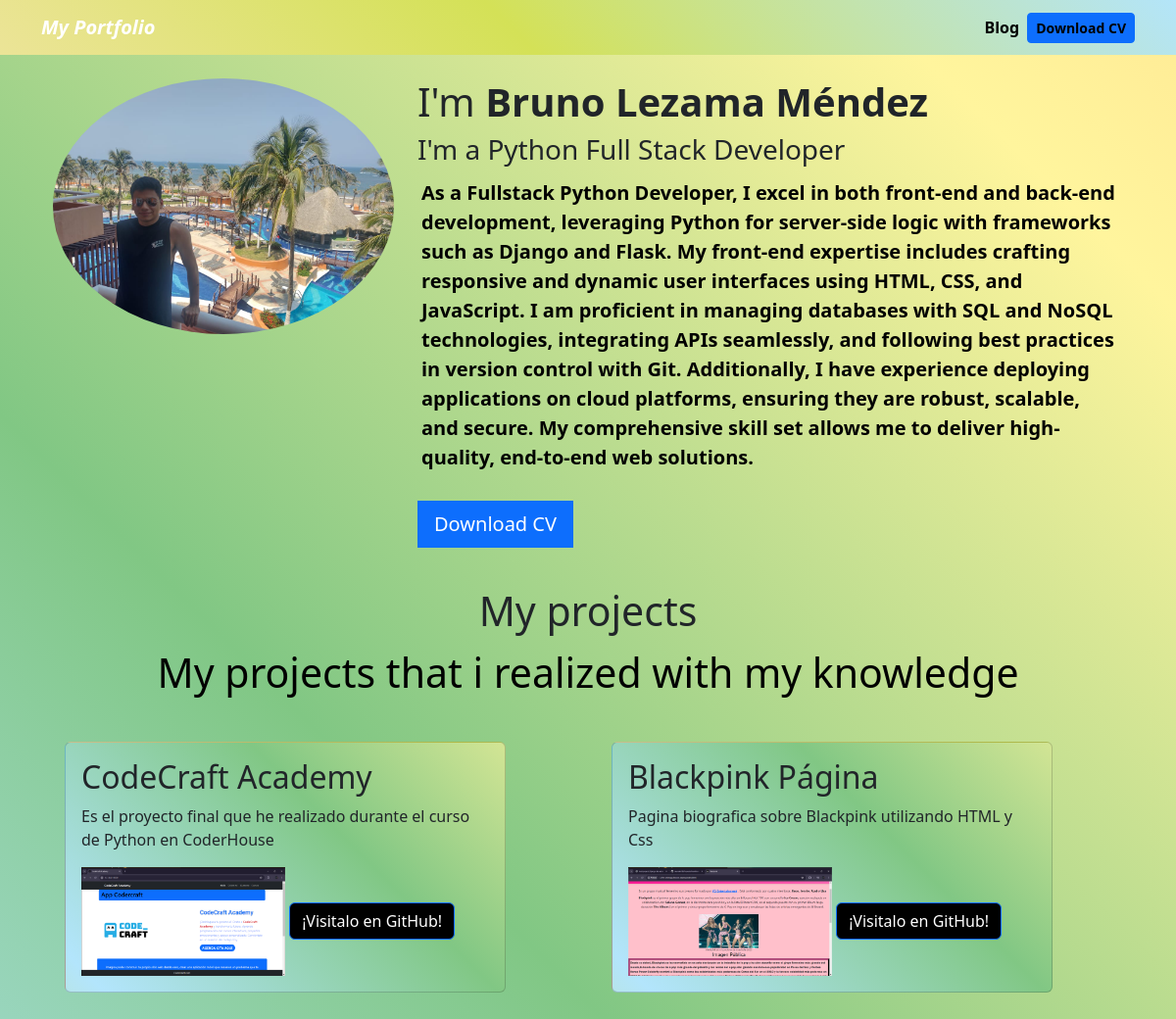
The page / on the database its author committed.
### portafolio/models.py (models this page shows)
class Project(models.Model):
    titulo = models.CharField(max_length=100,)
    descripcion = models.CharField(max_length=250)
    image = models.ImageField(upload_to='portafolio/images/')
    url = models.URLField(blank=True)

### portafolio/views.py (the view)
# urls.py: 2. Add a URL to urlpatterns:  path('', views.home, name='home')
def home(request):
    projects = Project.objects.all()
    return render(request,"home.html",{"projects":projects})

### portafolio/templates/home.html
{% extends 'layout.html' %}
{% block content %}
{% load static %}
    <header class="row">
        <div class="col-md-4">
        <img src="{% static 'portfolio/yo_enlaplaya.jpg' %}" class="img-fluid rounded-circle">
        </div>
        <div class="col-md-8">
            <h1 class="text-dark">I'm<strong> Bruno Lezama Méndez</strong></h1>
            <h3 class="text-dark">I'm a Python Full Stack Developer </h3>
            <p class="descripcion">As a Fullstack Python Developer, I excel in both front-end and back-end development, leveraging Python for server-side logic with frameworks such as Django and Flask. My front-end expertise includes crafting responsive and dynamic user interfaces using HTML, CSS, and JavaScript. I am proficient in managing databases with SQL and NoSQL technologies, integrating APIs seamlessly, and following best practices in version control with Git. Additionally, I have experience deploying applications on cloud platforms, ensuring they are robust, scalable, and secure. My comprehensive skill set allows me to deliver high-quality, end-to-end web solutions.</p>
            <a href="{% static 'portfolio/Bruno_LezamaMéndez_CV.pdf' %}" class="btn btn-primary btn-lg rounded-0 my-3">Download CV</a>
        </div>
    </header>
    <div class="row my-4 textcenter">
        <h3 class="text-dark titulo">My projects</h3>
        <p class="projects">My projects that i realized with my knowledge</p>
        {% for project in projects  %}
       <div class="col p-4">
        <div class="card cardhome">
            <div class="card-body">
                <h2 class="text-dark">{{project.titulo}}</h2>
                <p class="text-dark">{{project.descripcion}}</p>
                <img src="{{project.image.url}}" alt="{{project.title}}" class="img-fluid w-50">
                {% if project.url %}
                <a href="{{project.url}}" class="text-decoration-none btn btn-primary bg-black">¡Visitalo en GitHub!</a>
                {% endif %}
            </div>
        </div>
       </div>
        {% endfor %}
    {% endblock content %}

### portafolio/static/main.css (style rules this page uses)
body { background: linear-gradient(45deg, #f3e5ab, #d4e157, #b3e5fc, #81c784, #fff59d, #ffcc80, #ffab91, #80deea); background-size: 400% 400%; animation: gradientAnimation 15s ease infinite; }
.descripcion { font-size: 20px; padding: 2px 4px 3px 2px; margin: 10px 2px; font-weight: bold; color:black; }
.titulo { font-size: 41px; display: flex; justify-content: center; }
.cardhome { background: linear-gradient(45deg, #f3e5ab, #d4e157, #b3e5fc, #81c784, #fff59d, #ffcc80, #ffab91, #80deea); background-size: 400% 400%; animation: gradientAnimation 15s ease infinite; width: 450px; }
.projects { font-size: 41px; display: flex; justify-content: center; color: black; }

### rows shown on the page
Project: titulo "CodeCraft Academy", descripcion "Es el proyecto final que he realizado durante el curso de Python en CoderHouse", image (picture)
Project: titulo "Blackpink Página", descripcion "Pagina biografica sobre Blackpink utilizando HTML y Css", image (picture)
